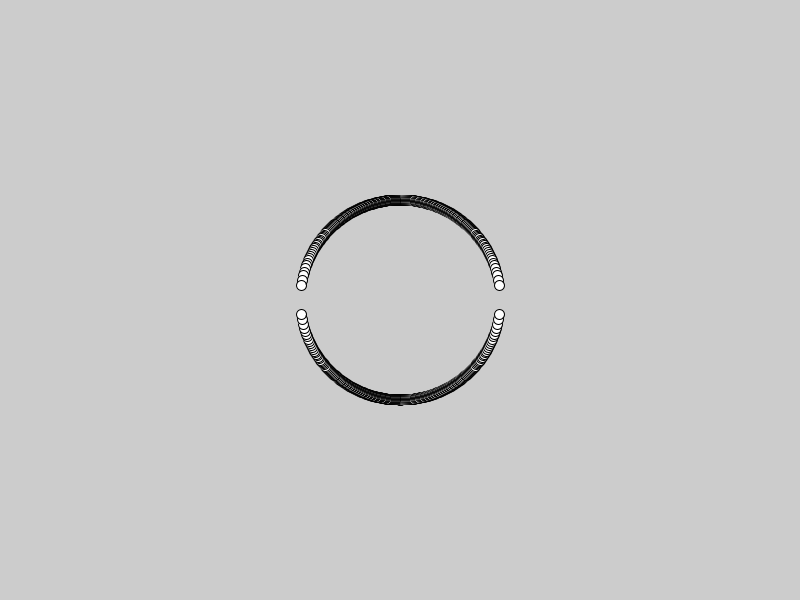
Frame 1 (no input)
Frame 60 (the mouse pressed at the canvas centre just before this capture): identical to frame 1, image omitted
Frame 120 (the mouse held since frame 60 and released just before this capture): identical to frame 1, image omitted

The Processing sketch that drew this single still picture (run headless with seeded random() and noise(); from frame 60 on, the mouse is pressed at the canvas centre):

// Processing sketch: TortoiseAndHare
// ── TortoiseAndHare.pde
import java.util.Random;

int nodeCount;
int minCycleCount;
int cycleCount;
int radius;

public void setup()
{
  Random rand = new Random();
  nodeCount = 10;
  radius = 100;
  minCycleCount = 5;
  cycleCount = rand.nextInt((nodeCount - minCycleCount) + 1) + 5;
  
  size(800,600);
  for(int x = 0; x < radius; x++)
  {
     ellipse(400+x, 300+(float)Math.sqrt((float)Math.pow(radius, 2)- (float)Math.pow(x, 2)), 10, 10);
     ellipse(400+-x, 300+(float)Math.sqrt((float)Math.pow(radius, 2)- (float)Math.pow(x, 2)), 10, 10);
     ellipse(400+x, 300-(float)Math.sqrt((float)Math.pow(radius, 2)- (float)Math.pow(x, 2)), 10, 10);
     ellipse(400-x, 300-(float)Math.sqrt((float)Math.pow(radius, 2)- (float)Math.pow(x, 2)), 10, 10);
  }
  
}

void draw()
{
 //println("in draw"); 
}
